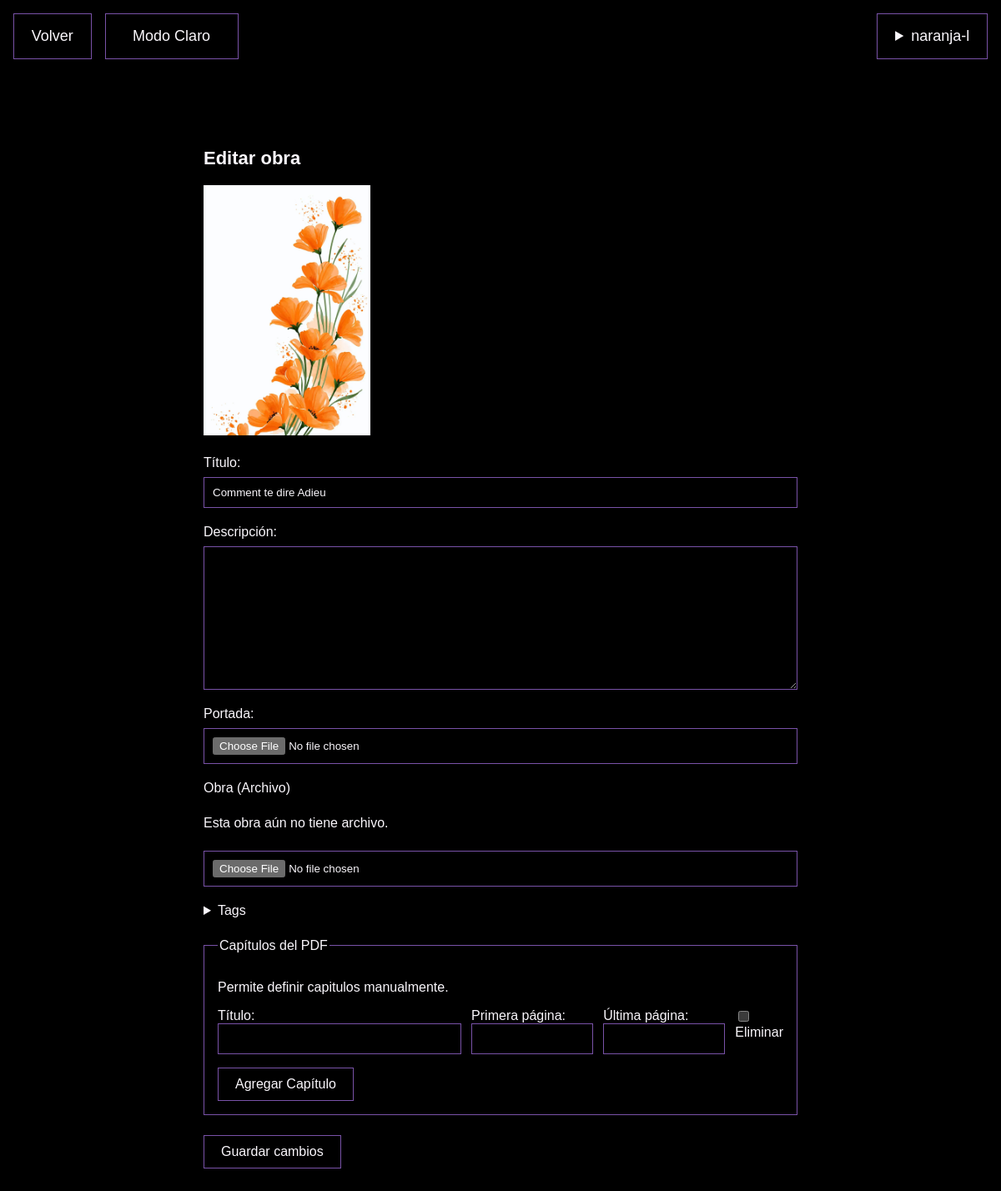
Before: /works/1/edit/ (signed in) with the older database file.
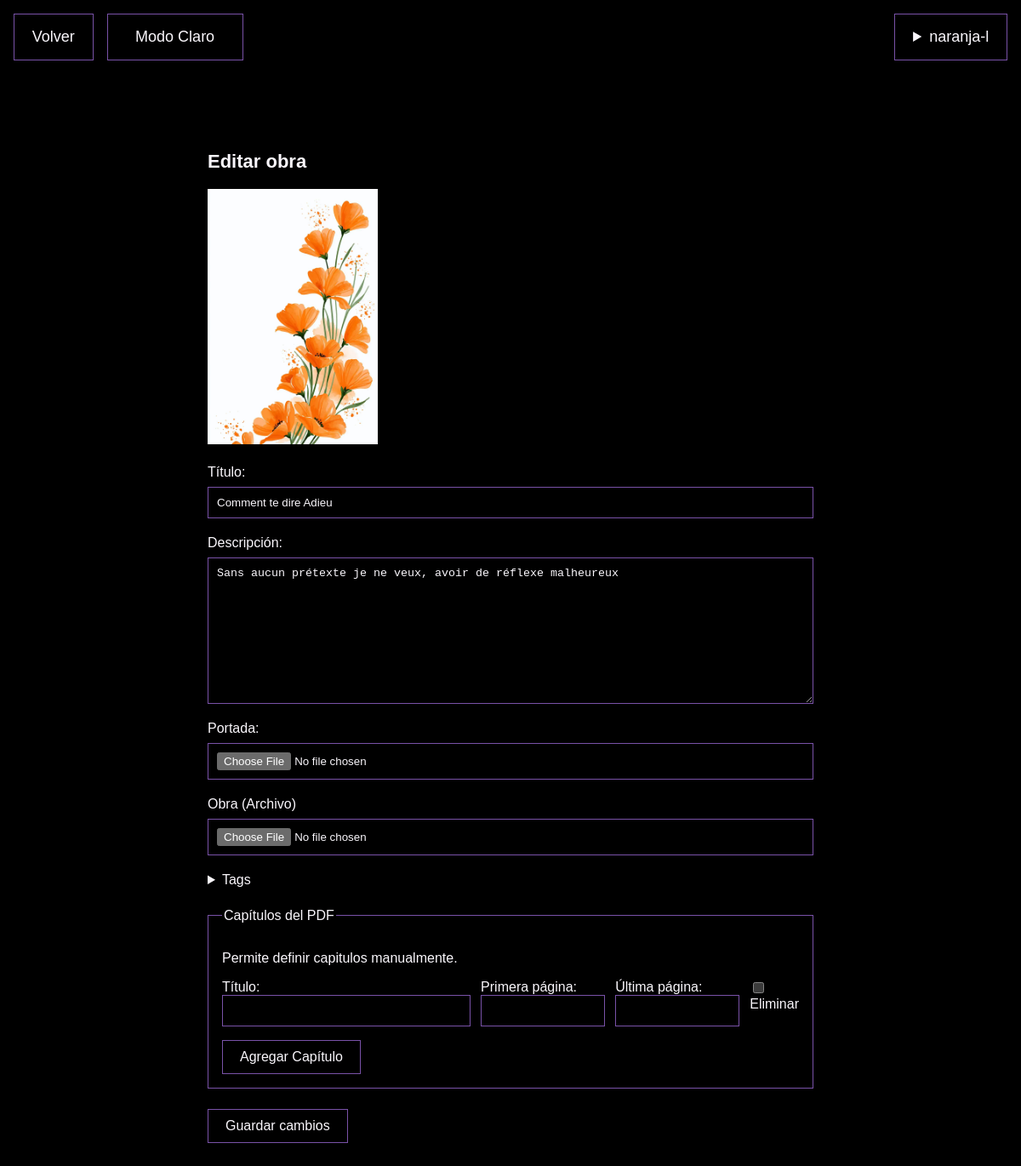
After: the same page with the newer database file.
### pages/models.py (models this page shows, shortened)
class StoryUpload(models.Model):
    sample_key = models.CharField(max_length=450, unique=True, null=True, blank=True, editable=False)
    sample_cover = models.CharField(max_length=255, blank=True, editable=False)
    title = models.CharField(max_length=200, blank=True)
    description = models.TextField(max_length=3000, blank=True)
    cover = models.ImageField(upload_to=cover_file_path, blank=True)
    @property
    def display_title(self):
        return self.title or Path(self.original_name).stem
    owner = models.ForeignKey(
        settings.AUTH_USER_MODEL,
        on_delete=models.CASCADE,
        related_name="story_uploads",
    )
    file = models.FileField(upload_to=story_file_path, blank=True)
    original_name = models.CharField(max_length=255)
    uploaded_at = models.DateTimeField(auto_now_add=True)
    tags = models.ManyToManyField(Tag, blank=True, related_name="stories", verbose_name="Tags")

### pages/story_edit.py (the view, shortened to what this page needs)
# urls.py: path("works/<int:upload_id>/edit/", story_edit.edit_story, name="edit_story"),
@login_required
@require_http_methods(['GET', 'POST'])
def edit_story(request, upload_id):
    story = get_object_or_404(StoryUpload, pk=upload_id, owner=request.user)
    old_files = [(field, getattr(story, field).storage, getattr(story, field).name)
                 for field in ('file', 'cover')]
    form = StoryEditForm(request.POST if request.method == 'POST' else None,
                         request.FILES if request.method == 'POST' else None, instance=story)
    initial = list(story.chapters.values('title', 'start_page', 'end_page'))
    chapter_data = request.POST if request.method == 'POST' else None
    if chapter_data is not None and 'chapters-TOTAL_FORMS' not in chapter_data:
        chapter_data = {'chapters-TOTAL_FORMS': str(len(initial)), 'chapters-INITIAL_FORMS': str(len(initial))}
        for index, row in enumerate(initial):
            chapter_data.update({f'chapters-{index}-{key}': value for key, value in row.items()})
    chapters = ChapterFormSet(chapter_data, initial=initial, prefix='chapters',
                              source=request.FILES.get('file') or story.file)
    return render(request, 'pages/edit_story.html', {
        'story': story, 'form': form, 'chapters': chapters, 'cover_url': cover_url(story)})

### pages/story_edit.py (shortened to what this page needs)
class StoryEditForm(StoryUploadForm):
    def __init__(self, *args, **kwargs):
        super().__init__(*args, **kwargs)
        self.fields['file'].required = False
        self.fields['title'].required = True
        self.fields['title'].label = 'Título'

### pages/chapter_forms.py
class ChapterForm(forms.Form):
    title = forms.CharField(label='Título', max_length=200)
    start_page = forms.IntegerField(label='Primera página', min_value=1)
    end_page = forms.IntegerField(label='Última página', min_value=1)

### pages/models.py (called while the page is built)
    def __str__(self):
        return self.name

### pages/moderation.py (called while the page is built)
def is_moderator(user):
    return bool(user.is_authenticated and user.is_active
                and user.email.lower().endswith("@admin.cl")
                and ModerationAccount.objects.filter(user=user, is_admin=True).exists())

### pages/sample_works.py (called while the page is built)
def cover_url(story):
    if story.cover:
        return reverse('pages:story_cover', args=[story.pk])
    return static(story.sample_cover) if story.sample_cover else ''

### pages/templates/pages/edit_story.html (shortened to what this page needs)
{% extends 'pages/library_base.html' %} {% load static %} {% block title %}Editar obra{% endblock %} {% block extra_head %}<link
  rel="stylesheet"
  href="{% static 'pages/story-edit.css' %}"
/>
{% endblock %} {% block content %}
<section class="story-editor">
  <h1>Editar obra</h1>
  {% if cover_url %}<img
    class="current-cover"
    src="{{ cover_url }}"
    alt="Portada de {{ story.display_title }}"
  />{% endif %}
  <form method="post" enctype="multipart/form-data">
    <div class="field">
      {{ form.title.label_tag }}{{ form.title }}{{ form.title.errors }}
    </div>
    <div class="field">
      {{ form.description.label_tag }}{{ form.description }}{{ form.description.errors }}
    </div>
    <div class="field">
      {{ form.cover.label_tag }}{{ form.cover }}{{ form.cover.errors }}
    </div>
    <div class="field">
      <label for="{{ form.file.id_for_label }}">Obra (Archivo)</label> {% if story.file %}
      {% else %}
      <p>Esta obra aún no tiene archivo.</p>
      {% endif %} {{ form.file }}{{ form.file.errors }}
    </div>
    <details>
      <summary>Tags</summary>
    </details>
    <fieldset id="chapter-editor">
      <legend>Capítulos del PDF</legend>
      <p>
        Permite definir capitulos manualmente.
      </p>
      <div id="chapter-rows">
        {% for chapter in chapters %}{% include 'pages/chapter_row.html' %}{% endfor %}
      </div>
      <button id="add-chapter" type="button">Agregar Capítulo</button>
    </fieldset>
    <button type="submit">Guardar cambios</button>
  </form>
</section>
{% endblock %}

Changed rows visible on the page:
changed StoryUpload "Comment te dire Adieu": description (not shown) → "Sans aucun prétexte je ne veux, avoir de réflexe malheureux"
Other visible differences:
text no longer shown: "Esta obra aún no tiene archivo."
